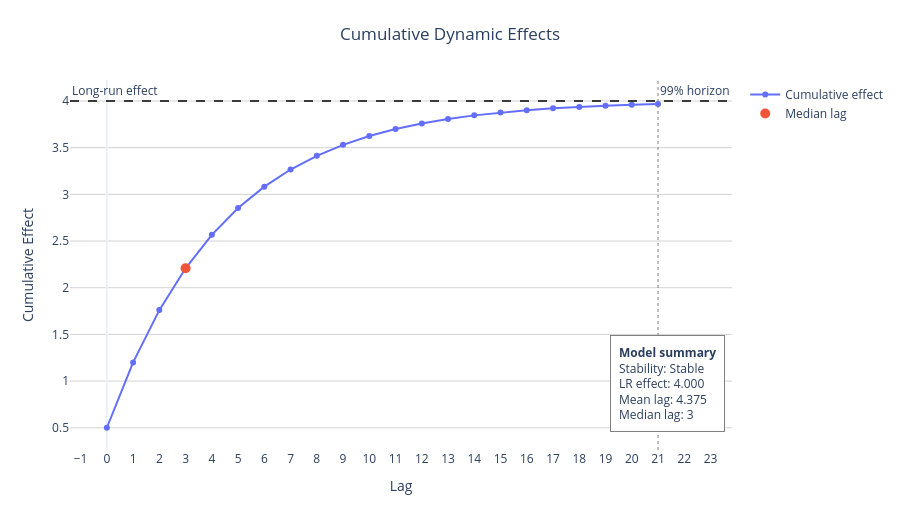

Here is the notebook cell this chart was saved with:
### Code cell
fig = adl.plot_cumulative_effects(results)
fig.show()

### Figure 1 — Plotly figure (JSON) as saved in the notebook; plotly's stock layout.template omitted (floating-point values rounded to 4 significant figures)
{"data": [{"customdata": [12.5, 30.0, 44.0, 55.2, 64.16, 71.33, 77.06, 81.65, 85.32, 88.26, 90.6, 92.48, 93.99, 95.19, 96.15, 96.92, 97.54, 98.03, 98.42, 98.74, 98.99, 99.19], "hovertemplate": "<b>Lag %{x}</b><br>Cumulative effect: %{y:.4f}<br>Share of LR effect: %{customdata:.2f}%<extra></extra>", "mode": "lines+markers", "name": "Cumulative effect", "type": "scatter", "x": [0, 1, 2, 3, 4, 5, 6, 7, 8, 9, 10, 11, 12, 13, 14, 15, 16, 17, 18, 19, 20, 21], "y": [0.5, 1.2, 1.76, 2.208, 2.566, 2.853, 3.082, 3.266, 3.413, 3.53, 3.624, 3.699, 3.759, 3.808, 3.846, 3.877, 3.901, 3.921, 3.937, 3.95, 3.96, 3.968]}, {"hovertemplate": "<b>Median lag: 3</b><br>Cumulative effect: 2.2080<extra></extra>", "marker": {"size": 10}, "mode": "markers", "name": "Median lag", "type": "scatter", "x": [3], "y": [2.208]}], "layout": {"annotations": [{"showarrow": false, "text": "Long-run effect", "x": 0, "xanchor": "left", "xref": "x domain", "y": 4.0, "yanchor": "bottom", "yref": "y"}, {"showarrow": false, "text": "99% horizon", "x": 21, "xanchor": "left", "xref": "x", "y": 1, "yanchor": "top", "yref": "y domain"}, {"align": "left", "bgcolor": "white", "bordercolor": "gray", "borderpad": 8, "borderwidth": 1, "showarrow": false, "text": "<b>Model summary</b><br>Stability: Stable<br>LR effect: 4.000<br>Mean lag: 4.375<br>Median lag: 3", "x": 0.99, "xanchor": "right", "xref": "paper", "y": 0.05, "yanchor": "bottom", "yref": "paper"}], "height": 520, "hovermode": "x", "margin": {"b": 70, "l": 70, "r": 40, "t": 80}, "shapes": [{"line": {"color": "black", "dash": "dash", "width": 1.5}, "type": "line", "x0": 0, "x1": 1, "xref": "x domain", "y0": 4.0, "y1": 4.0, "yref": "y"}, {"line": {"color": "gray", "dash": "dot", "width": 1}, "type": "line", "x0": 21, "x1": 21, "xref": "x", "y0": 0, "y1": 1, "yref": "y domain"}], "title": {"text": "Cumulative Dynamic Effects", "x": 0.5, "xanchor": "center"}, "width": 900, "xaxis": {"dtick": 1, "showgrid": false, "tick0": 0, "tickmode": "linear", "title": {"text": "Lag"}}, "yaxis": {"gridcolor": "lightgray", "title": {"text": "Cumulative Effect"}, "zeroline": true, "zerolinecolor": "black", "zerolinewidth": 1}}}
